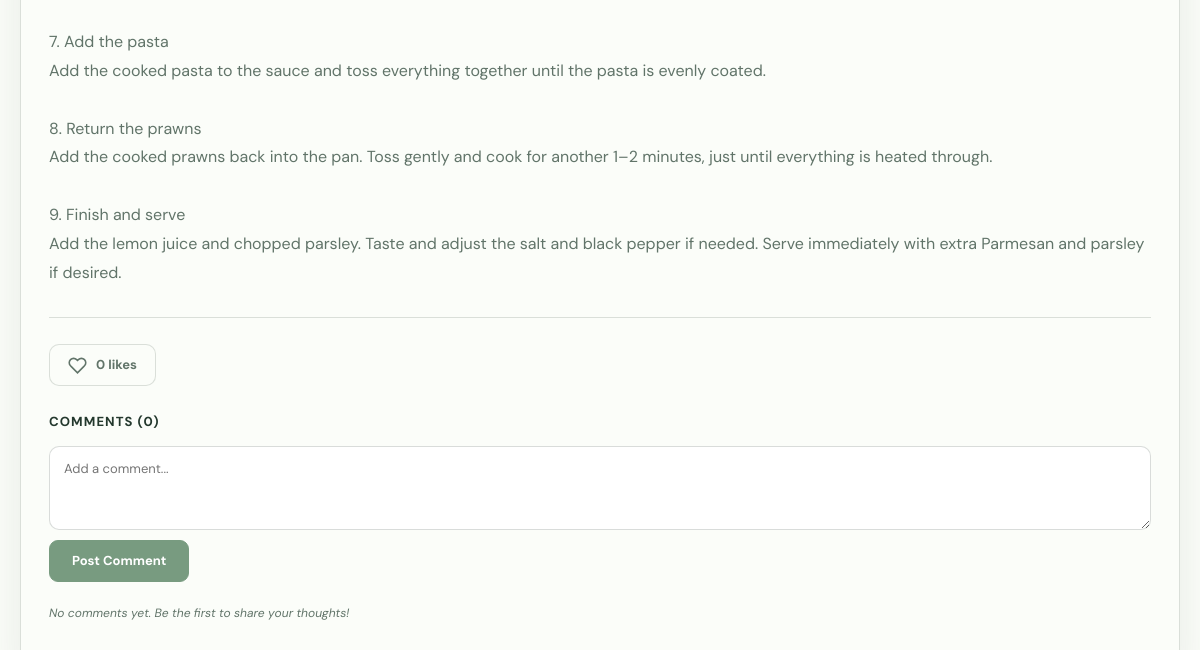
/recipes/7/ (signed in, lower part), run on an earlier commit of the app's database.
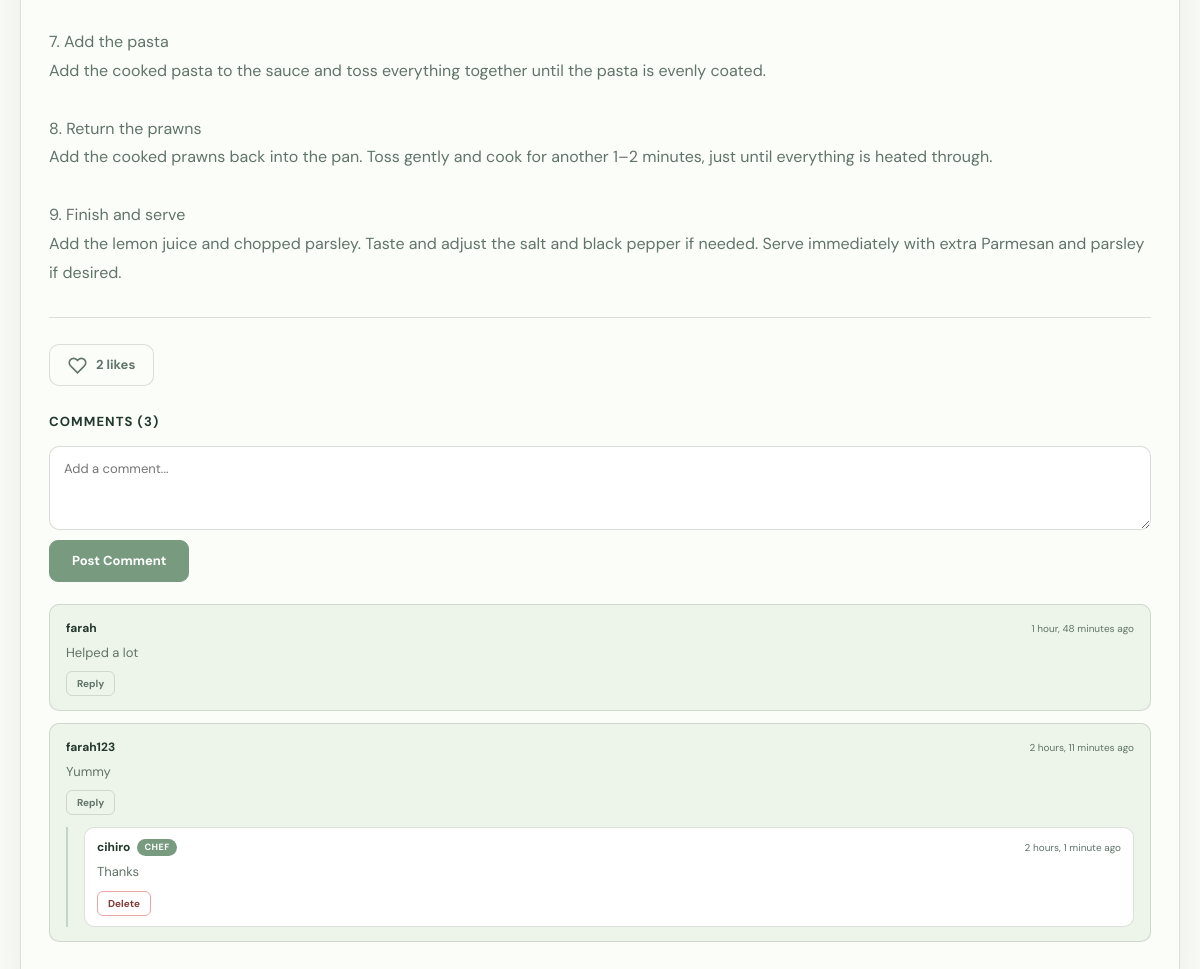
And on a later commit of the database.
### vege/models.py (models this page shows, shortened)
class Comment(models.Model):
    recipe = models.ForeignKey(
        recipe,
        on_delete=models.CASCADE,
        related_name="comments",
    )
    user = models.ForeignKey(
        settings.AUTH_USER_MODEL,
        on_delete=models.CASCADE,
        related_name="recipe_comments",
    )
    parent = models.ForeignKey(
        "self",
        on_delete=models.CASCADE,
        null=True,
        blank=True,
        related_name="replies",
        help_text="Set when this comment is a reply to another comment.",
    )
    text = models.TextField(max_length=1000)
    created_at = models.DateTimeField(auto_now_add=True)
    class Meta:
        ordering = ["-created_at"]

### vege/views.py (the view, shortened to what this page needs)
# urls.py: path("recipes/<int:pk>/", recipe_views.recipe_details, name="recipe_details"),
@login_required(login_url="login")
def recipe_details(request, pk):
    recipe_item = get_object_or_404(recipe, pk=pk)
    likes_count = recipe_item.likes.count()
    user_has_liked = recipe_item.likes.filter(user=request.user).exists()
    top_level = (
        recipe_item.comments.filter(parent__isnull=True)
        .select_related("user")
        .prefetch_related("replies")
    )
    return render(
        request,
        "recipe_details.html",
        {
            "recipe": recipe_item,
            "comments": top_level,
            "comment_count": recipe_item.comments.count(),
            "likes_count": likes_count,
            "user_has_liked": user_has_liked,
        },
    )

### vege/templates/recipe_details.html (shortened to what the changed rows need)
{% extends 'base.html' %}
{% block body_class %}recipe-page recipe-details-page{% endblock %}
{% block start %}
<main class="recipe-details-shell" data-recipe-id="{{ recipe.pk }}">
  <article class="recipe-details-card">
    <section class="recipe-details-interactions">
      <div class="recipe-likes">
        <button
          type="button"
          id="like-button"
          class="like-button {% if user_has_liked %}like-button--active{% endif %}"
          data-recipe-id="{{ recipe.pk }}"
          data-action="{% if user_has_liked %}unlike{% else %}like{% endif %}"
        >
          <svg viewBox="0 0 24 24" fill="{% if user_has_liked %}currentColor{% else %}none{% endif %}" stroke="currentColor" stroke-width="2">
            <path d="M20.84 4.61a5.5 5.5 0 0 0-7.78 0L12 5.67l-1.06-1.06a5.5 5.5 0 0 0-7.78 7.78l1.06 1.06L12 21.23l7.78-7.78 1.06-1.06a5.5 5.5 0 0 0 0-7.78z"/>
          </svg>
          <span id="like-count">{{ likes_count }} like{{ likes_count|pluralize }}</span>
        </button>
      </div>
      <div class="recipe-comments">
        <h2>Comments (<span id="comment-count">{{ comment_count }}</span>)</h2>
        <div class="comments-list" id="comments-list">
          {% for comment in comments %}
            <div class="comment-card" id="comment-{{ comment.id }}">
              <div class="comment-header">
                <span class="comment-author">
                  <strong>{{ comment.user.username }}</strong>
                </span>
                <span class="comment-time">{{ comment.created_at|timesince }} ago</span>
              </div>
              <p class="comment-text">{{ comment.text }}</p>
              <div class="comment-actions">
                <button type="button" class="comment-reply-btn" data-comment-id="{{ comment.id }}">
                  Reply
                </button>
              </div>
              {% with replies=comment.replies.all|dictsort:"created_at" %}
                {% if replies %}
                  <div class="comment-replies">
                    {% for reply in replies %}
                      <div class="comment-card comment-card--reply" id="comment-{{ reply.id }}">
                        <div class="comment-header">
                          <span class="comment-author">
                            <strong>{{ reply.user.username }}</strong>
                            {% if reply.user == recipe.posted_by %}
                              <span class="comment-chef-badge">chef</span>
                            {% endif %}
                          </span>
                          <span class="comment-time">{{ reply.created_at|timesince }} ago</span>
                        </div>
                        <p class="comment-text">{{ reply.text }}</p>
                        <div class="comment-actions">
                          {% if reply.user == user %}
                            <button
                              type="button"
                              class="comment-delete"
                              data-comment-id="{{ reply.id }}"
                              data-recipe-id="{{ recipe.pk }}"
                            >
                              Delete
                            </button>
                          {% endif %}
                        </div>
                      </div>
                    {% endfor %}
                  </div>
                {% endif %}
              {% endwith %}
            </div>
          {% empty %}
            <p class="comments-empty" id="comments-empty">No comments yet. Be the first to share your thoughts!</p>
          {% endfor %}
        </div>
      </div>
    </section>
  </article>
</main>
{% endblock %}

What changed in the data, as far as the page shows it:
added Comment: user.username "farah", created_at "1 hour, 48 minutes", text "Helped a lot", shown under "COMMENTS (3)"
added Comment: user.username "farah123", created_at "2 hours, 11 minutes", text "Yummy", shown under "COMMENTS (3)"
added Comment: user.username "cihiro", shows "CHEF", created_at "2 hours, 1 minute", text "Thanks", shown under "farah123"
Also different on the page:
{{ likes_count }}: "0" → "2"
{{ comment_count }}: "0" → "3"
text no longer shown: "No comments yet. Be the first to share your thoughts!"
